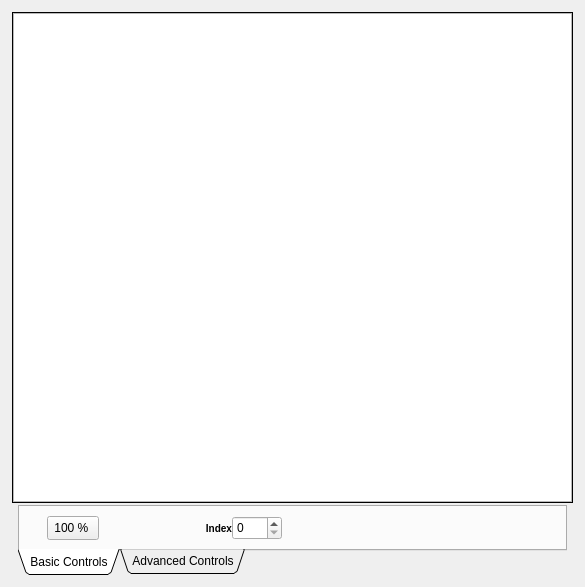
<?xml version="1.0" encoding="UTF-8"?>
<ui version="4.0">
 <class>QMRCDisplayWidget</class>
 <widget class="QWidget" name="QMRCDisplayWidget">
  <property name="geometry">
   <rect>
    <x>0</x>
    <y>0</y>
    <width>585</width>
    <height>587</height>
   </rect>
  </property>
  <property name="windowTitle">
   <string>Form</string>
  </property>
  <property name="styleSheet">
   <string notr="true"/>
  </property>
  <layout class="QGridLayout" name="gridLayout">
   <property name="horizontalSpacing">
    <number>6</number>
   </property>
   <property name="verticalSpacing">
    <number>2</number>
   </property>
   <property name="margin">
    <number>12</number>
   </property>
   <item row="2" column="1">
    <widget class="QTabWidget" name="controlsTab">
     <property name="sizePolicy">
      <sizepolicy hsizetype="Expanding" vsizetype="Preferred">
       <horstretch>0</horstretch>
       <verstretch>0</verstretch>
      </sizepolicy>
     </property>
     <property name="styleSheet">
      <string notr="true"/>
     </property>
     <property name="tabPosition">
      <enum>QTabWidget::South</enum>
     </property>
     <property name="tabShape">
      <enum>QTabWidget::Triangular</enum>
     </property>
     <property name="currentIndex">
      <number>0</number>
     </property>
     <property name="documentMode">
      <bool>false</bool>
     </property>
     <widget class="QWidget" name="basicControlsTab">
      <attribute name="title">
       <string>Basic Controls</string>
      </attribute>
      <layout class="QHBoxLayout" name="horizontalLayout_3">
       <property name="spacing">
        <number>0</number>
       </property>
       <property name="margin">
        <number>0</number>
       </property>
       <item>
        <layout class="QHBoxLayout" name="horizontalLayout_2">
         <property name="spacing">
          <number>0</number>
         </property>
         <property name="leftMargin">
          <number>3</number>
         </property>
         <property name="rightMargin">
          <number>8</number>
         </property>
         <item>
          <widget class="QPushButton" name="m_SaveCanvasBtn">
           <property name="sizePolicy">
            <sizepolicy hsizetype="Fixed" vsizetype="Fixed">
             <horstretch>0</horstretch>
             <verstretch>0</verstretch>
            </sizepolicy>
           </property>
           <property name="minimumSize">
            <size>
             <width>24</width>
             <height>24</height>
            </size>
           </property>
           <property name="maximumSize">
            <size>
             <width>24</width>
             <height>24</height>
            </size>
           </property>
           <property name="toolTip">
            <string>Saves the display area to an image file</string>
           </property>
           <property name="text">
            <string/>
           </property>
           <property name="icon">
            <iconset resource="../../../../Resources/icons/images/Icons.qrc">
             <normaloff>:/disk_blue.png</normaloff>:/disk_blue.png</iconset>
           </property>
           <property name="iconSize">
            <size>
             <width>24</width>
             <height>24</height>
            </size>
           </property>
           <property name="flat">
            <bool>true</bool>
           </property>
          </widget>
         </item>
         <item>
          <layout class="QHBoxLayout" name="horizontalLayout">
           <property name="spacing">
            <number>4</number>
           </property>
           <property name="rightMargin">
            <number>8</number>
           </property>
           <item>
            <widget class="QToolButton" name="zoomButton">
             <property name="maximumSize">
              <size>
               <width>16777</width>
               <height>24</height>
              </size>
             </property>
             <property name="font">
              <font>
               <weight>50</weight>
               <bold>false</bold>
              </font>
             </property>
             <property name="toolTip">
              <string>Selects a set magnification level</string>
             </property>
             <property name="statusTip">
              <string/>
             </property>
             <property name="text">
              <string>100 % </string>
             </property>
             <property name="iconSize">
              <size>
               <width>24</width>
               <height>24</height>
              </size>
             </property>
             <property name="popupMode">
              <enum>QToolButton::InstantPopup</enum>
             </property>
             <property name="toolButtonStyle">
              <enum>Qt::ToolButtonTextOnly</enum>
             </property>
            </widget>
           </item>
           <item>
            <widget class="QPushButton" name="zoomIn">
             <property name="minimumSize">
              <size>
               <width>24</width>
               <height>24</height>
              </size>
             </property>
             <property name="maximumSize">
              <size>
               <width>24</width>
               <height>24</height>
              </size>
             </property>
             <property name="font">
              <font>
               <pointsize>11</pointsize>
               <weight>50</weight>
               <bold>false</bold>
              </font>
             </property>
             <property name="toolTip">
              <string>Zooms into the image(s) making them appear larger</string>
             </property>
             <property name="statusTip">
              <string/>
             </property>
             <property name="text">
              <string/>
             </property>
             <property name="icon">
              <iconset resource="../../../../Resources/icons/images/Icons.qrc">
               <normaloff>:/zoom_in.png</normaloff>:/zoom_in.png</iconset>
             </property>
             <property name="iconSize">
              <size>
               <width>24</width>
               <height>24</height>
              </size>
             </property>
             <property name="flat">
              <bool>true</bool>
             </property>
            </widget>
           </item>
           <item>
            <widget class="QPushButton" name="zoomOut">
             <property name="minimumSize">
              <size>
               <width>24</width>
               <height>24</height>
              </size>
             </property>
             <property name="maximumSize">
              <size>
               <width>24</width>
               <height>24</height>
              </size>
             </property>
             <property name="font">
              <font>
               <weight>75</weight>
               <bold>true</bold>
              </font>
             </property>
             <property name="toolTip">
              <string>Zooms Out from the image(s) making them appear smaller</string>
             </property>
             <property name="statusTip">
              <string/>
             </property>
             <property name="text">
              <string/>
             </property>
             <property name="icon">
              <iconset resource="../../../../Resources/icons/images/Icons.qrc">
               <normaloff>:/zoom_out.png</normaloff>:/zoom_out.png</iconset>
             </property>
             <property name="iconSize">
              <size>
               <width>24</width>
               <height>24</height>
              </size>
             </property>
             <property name="flat">
              <bool>true</bool>
             </property>
            </widget>
           </item>
           <item>
            <widget class="QPushButton" name="fitToWindow">
             <property name="minimumSize">
              <size>
               <width>24</width>
               <height>24</height>
              </size>
             </property>
             <property name="maximumSize">
              <size>
               <width>24</width>
               <height>24</height>
              </size>
             </property>
             <property name="toolTip">
              <string>Fits the image(s) into the current window size area.</string>
             </property>
             <property name="text">
              <string/>
             </property>
             <property name="icon">
              <iconset resource="../../../../Resources/icons/images/Icons.qrc">
               <normaloff>:/fit_to_size.png</normaloff>:/fit_to_size.png</iconset>
             </property>
             <property name="iconSize">
              <size>
               <width>24</width>
               <height>24</height>
              </size>
             </property>
             <property name="flat">
              <bool>true</bool>
             </property>
            </widget>
           </item>
          </layout>
         </item>
        </layout>
       </item>
       <item>
        <layout class="QHBoxLayout" name="horizontalLayout_6">
         <property name="spacing">
          <number>0</number>
         </property>
         <property name="leftMargin">
          <number>6</number>
         </property>
         <item>
          <widget class="QLabel" name="indexLabel">
           <property name="sizePolicy">
            <sizepolicy hsizetype="Preferred" vsizetype="Fixed">
             <horstretch>0</horstretch>
             <verstretch>0</verstretch>
            </sizepolicy>
           </property>
           <property name="maximumSize">
            <size>
             <width>16777215</width>
             <height>24</height>
            </size>
           </property>
           <property name="font">
            <font>
             <pointsize>-1</pointsize>
             <weight>75</weight>
             <bold>true</bold>
            </font>
           </property>
           <property name="styleSheet">
            <string notr="true">QLabel {
font-weight: bold;
font-size: 10px;
}</string>
           </property>
           <property name="text">
            <string>Index</string>
           </property>
           <property name="alignment">
            <set>Qt::AlignRight|Qt::AlignTrailing|Qt::AlignVCenter</set>
           </property>
          </widget>
         </item>
         <item>
          <widget class="QSpinBox" name="currentTiltIndex">
           <property name="sizePolicy">
            <sizepolicy hsizetype="Preferred" vsizetype="Fixed">
             <horstretch>0</horstretch>
             <verstretch>0</verstretch>
            </sizepolicy>
           </property>
           <property name="minimumSize">
            <size>
             <width>50</width>
             <height>0</height>
            </size>
           </property>
           <property name="maximumSize">
            <size>
             <width>16777215</width>
             <height>24</height>
            </size>
           </property>
           <property name="toolTip">
            <string>Select a specific tilt</string>
           </property>
          </widget>
         </item>
         <item>
          <spacer name="horizontalSpacer_7">
           <property name="orientation">
            <enum>Qt::Horizontal</enum>
           </property>
           <property name="sizeType">
            <enum>QSizePolicy::Fixed</enum>
           </property>
           <property name="sizeHint" stdset="0">
            <size>
             <width>12</width>
             <height>20</height>
            </size>
           </property>
          </spacer>
         </item>
         <item>
          <widget class="QPushButton" name="skipStart">
           <property name="sizePolicy">
            <sizepolicy hsizetype="Fixed" vsizetype="Fixed">
             <horstretch>0</horstretch>
             <verstretch>0</verstretch>
            </sizepolicy>
           </property>
           <property name="minimumSize">
            <size>
             <width>24</width>
             <height>24</height>
            </size>
           </property>
           <property name="maximumSize">
            <size>
             <width>24</width>
             <height>24</height>
            </size>
           </property>
           <property name="toolTip">
            <string>Skips to first tilt/slice</string>
           </property>
           <property name="text">
            <string/>
           </property>
           <property name="icon">
            <iconset resource="../../../../Resources/icons/images/Icons.qrc">
             <normaloff>:/media_beginning.png</normaloff>:/media_beginning.png</iconset>
           </property>
           <property name="iconSize">
            <size>
             <width>24</width>
             <height>24</height>
            </size>
           </property>
           <property name="flat">
            <bool>true</bool>
           </property>
          </widget>
         </item>
         <item>
          <widget class="QPushButton" name="playBtn">
           <property name="sizePolicy">
            <sizepolicy hsizetype="Fixed" vsizetype="Fixed">
             <horstretch>0</horstretch>
             <verstretch>0</verstretch>
            </sizepolicy>
           </property>
           <property name="minimumSize">
            <size>
             <width>24</width>
             <height>24</height>
            </size>
           </property>
           <property name="maximumSize">
            <size>
             <width>24</width>
             <height>24</height>
            </size>
           </property>
           <property name="toolTip">
            <string>Cycles through all tilts/slices in the file.</string>
           </property>
           <property name="text">
            <string/>
           </property>
           <property name="icon">
            <iconset resource="../../../../Resources/icons/images/Icons.qrc">
             <normaloff>:/media_play_green.png</normaloff>:/media_play_green.png</iconset>
           </property>
           <property name="iconSize">
            <size>
             <width>24</width>
             <height>24</height>
            </size>
           </property>
           <property name="flat">
            <bool>true</bool>
           </property>
          </widget>
         </item>
         <item>
          <widget class="QPushButton" name="stopBtn">
           <property name="sizePolicy">
            <sizepolicy hsizetype="Fixed" vsizetype="Fixed">
             <horstretch>0</horstretch>
             <verstretch>0</verstretch>
            </sizepolicy>
           </property>
           <property name="minimumSize">
            <size>
             <width>24</width>
             <height>24</height>
            </size>
           </property>
           <property name="maximumSize">
            <size>
             <width>24</width>
             <height>24</height>
            </size>
           </property>
           <property name="toolTip">
            <string>Stops the animation</string>
           </property>
           <property name="text">
            <string/>
           </property>
           <property name="icon">
            <iconset resource="../../../../Resources/icons/images/Icons.qrc">
             <normaloff>:/media_stop_red.png</normaloff>:/media_stop_red.png</iconset>
           </property>
           <property name="iconSize">
            <size>
             <width>24</width>
             <height>24</height>
            </size>
           </property>
           <property name="flat">
            <bool>true</bool>
           </property>
          </widget>
         </item>
         <item>
          <widget class="QPushButton" name="skipEnd">
           <property name="sizePolicy">
            <sizepolicy hsizetype="Fixed" vsizetype="Fixed">
             <horstretch>0</horstretch>
             <verstretch>0</verstretch>
            </sizepolicy>
           </property>
           <property name="minimumSize">
            <size>
             <width>24</width>
             <height>24</height>
            </size>
           </property>
           <property name="maximumSize">
            <size>
             <width>24</width>
             <height>24</height>
            </size>
           </property>
           <property name="toolTip">
            <string>Skip to last tilt/slice</string>
           </property>
           <property name="text">
            <string/>
           </property>
           <property name="icon">
            <iconset resource="../../../../Resources/icons/images/Icons.qrc">
             <normaloff>:/media_end.png</normaloff>:/media_end.png</iconset>
           </property>
           <property name="iconSize">
            <size>
             <width>24</width>
             <height>24</height>
            </size>
           </property>
           <property name="flat">
            <bool>true</bool>
           </property>
          </widget>
         </item>
         <item>
          <spacer name="horizontalSpacer">
           <property name="orientation">
            <enum>Qt::Horizontal</enum>
           </property>
           <property name="sizeHint" stdset="0">
            <size>
             <width>40</width>
             <height>20</height>
            </size>
           </property>
          </spacer>
         </item>
        </layout>
       </item>
      </layout>
     </widget>
     <widget class="QWidget" name="advancedControlsTab">
      <property name="styleSheet">
       <string notr="true"/>
      </property>
      <attribute name="title">
       <string>Advanced Controls</string>
      </attribute>
      <layout class="QGridLayout" name="gridLayout_2">
       <item row="0" column="4">
        <widget class="QPushButton" name="updateImageBtn">
         <property name="enabled">
          <bool>true</bool>
         </property>
         <property name="text">
          <string>Update</string>
         </property>
        </widget>
       </item>
       <item row="0" column="3">
        <widget class="QLineEdit" name="maximumField">
         <property name="enabled">
          <bool>true</bool>
         </property>
         <property name="sizePolicy">
          <sizepolicy hsizetype="Maximum" vsizetype="Fixed">
           <horstretch>0</horstretch>
           <verstretch>0</verstretch>
          </sizepolicy>
         </property>
         <property name="minimumSize">
          <size>
           <width>0</width>
           <height>20</height>
          </size>
         </property>
         <property name="maximumSize">
          <size>
           <width>125</width>
           <height>21</height>
          </size>
         </property>
         <property name="text">
          <string/>
         </property>
        </widget>
       </item>
       <item row="0" column="0">
        <widget class="QLabel" name="label">
         <property name="text">
          <string>Minimum</string>
         </property>
        </widget>
       </item>
       <item row="0" column="1">
        <widget class="QLineEdit" name="minimumField">
         <property name="enabled">
          <bool>true</bool>
         </property>
         <property name="sizePolicy">
          <sizepolicy hsizetype="Maximum" vsizetype="Fixed">
           <horstretch>0</horstretch>
           <verstretch>0</verstretch>
          </sizepolicy>
         </property>
         <property name="minimumSize">
          <size>
           <width>0</width>
           <height>20</height>
          </size>
         </property>
         <property name="maximumSize">
          <size>
           <width>125</width>
           <height>21</height>
          </size>
         </property>
         <property name="text">
          <string/>
         </property>
        </widget>
       </item>
       <item row="0" column="2">
        <widget class="QLabel" name="label_2">
         <property name="text">
          <string>Maximum</string>
         </property>
        </widget>
       </item>
       <item row="0" column="5">
        <widget class="QPushButton" name="resetImageBtn">
         <property name="text">
          <string>Reset</string>
         </property>
        </widget>
       </item>
      </layout>
     </widget>
    </widget>
   </item>
   <item row="0" column="0" colspan="3">
    <widget class="QFrame" name="frame_3">
     <property name="sizePolicy">
      <sizepolicy hsizetype="Expanding" vsizetype="Expanding">
       <horstretch>0</horstretch>
       <verstretch>0</verstretch>
      </sizepolicy>
     </property>
     <property name="styleSheet">
      <string notr="true"/>
     </property>
     <property name="frameShape">
      <enum>QFrame::Box</enum>
     </property>
     <property name="frameShadow">
      <enum>QFrame::Plain</enum>
     </property>
     <layout class="QHBoxLayout" name="horizontalLayout_4">
      <property name="spacing">
       <number>0</number>
      </property>
      <property name="margin">
       <number>0</number>
      </property>
      <item>
       <widget class="MRCGraphicsView" name="m_GraphicsView">
        <property name="styleSheet">
         <string notr="true"/>
        </property>
       </widget>
      </item>
     </layout>
    </widget>
   </item>
  </layout>
 </widget>
 <customwidgets>
  <customwidget>
   <class>MRCGraphicsView</class>
   <extends>QGraphicsView</extends>
   <header location="global">MRCGraphicsView.h</header>
  </customwidget>
 </customwidgets>
 <resources>
  <include location="../../../../Resources/icons/images/Icons.qrc"/>
 </resources>
 <connections/>
</ui>
